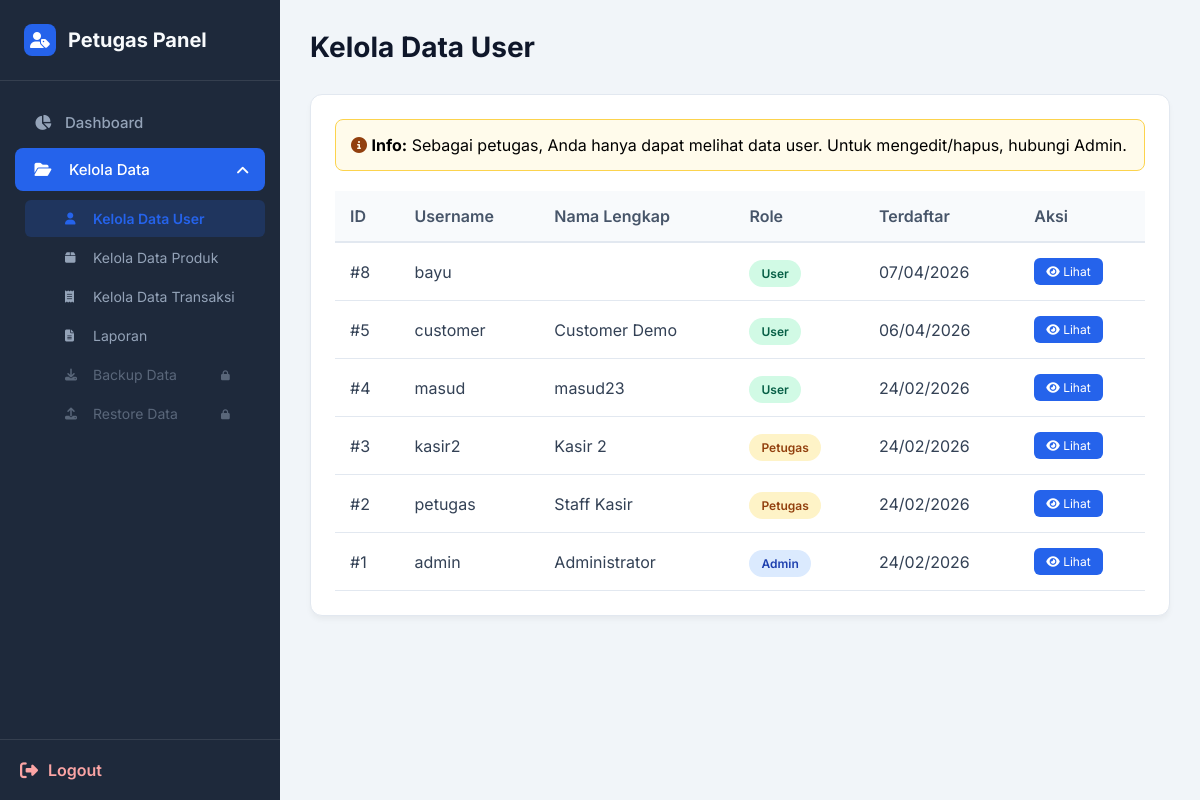
/petugas/kelola_data_user.php (signed in), run on the app's committed database.
### tables this page shows
CREATE TABLE `users` (
  `id` int(11) NOT NULL AUTO_INCREMENT,
  `username` varchar(50) NOT NULL,
  `password` varchar(255) NOT NULL,
  `nama_lengkap` varchar(100) NOT NULL,
  `email` varchar(100) DEFAULT NULL,
  `no_hp` varchar(20) DEFAULT NULL,
  `alamat` text DEFAULT NULL,
  `role` enum('admin','petugas','user') DEFAULT 'user',
  `created_at` timestamp NOT NULL DEFAULT current_timestamp(),
  PRIMARY KEY (`id`),
  UNIQUE KEY `username` (`username`),
  KEY `idx_id` (`id`)
);

### petugas/kelola_data_user.php (the view, shortened to what this page needs)
<?php
include '../config.php';
$users = mysqli_query($koneksi, "SELECT * FROM users ORDER BY id DESC");
?>
<!DOCTYPE html>
<html lang="id">
<head>
    <link rel="stylesheet" href="https://cdnjs.cloudflare.com/ajax/libs/font-awesome/6.4.0/css/all.min.css">
</head>
<body>
    <div class="sidebar" id="sidebar">
        <div class="sidebar-header">
            <div class="brand-logo"><i class="fas fa-user-tag"></i></div>
            <div class="sidebar-title">Petugas Panel</div>
        </div>
        <div class="sidebar-menu">
            <a href="dashboard.php" class="menu-item"><i class="fas fa-chart-pie"></i> Dashboard</a>
            <div class="menu-item dropdown-toggle active" onclick="toggleDropdown()">
                <span><i class="fas fa-folder-open"></i> Kelola Data</span>
            </div>
            <div class="dropdown-menu show" id="dropdownMenu">
                <a href="kelola_data_user.php" class="dropdown-item active"><i class="fas fa-user"></i> Kelola Data User</a>
                <a href="kelola_data_produk.php" class="dropdown-item"><i class="fas fa-box"></i> Kelola Data Produk</a>
                <a href="kelola_data_transaksi.php" class="dropdown-item"><i class="fas fa-receipt"></i> Kelola Data Transaksi</a>
                <a href="laporan.php" class="dropdown-item"><i class="fas fa-file-alt"></i> Laporan</a>
                <a href="#" class="dropdown-item disabled"><i class="fas fa-download"></i> Backup Data <i class="fas fa-lock" style="margin-left: auto; font-size: 10px;"></i></a>
                <a href="#" class="dropdown-item disabled"><i class="fas fa-upload"></i> Restore Data <i class="fas fa-lock" style="margin-left: auto; font-size: 10px;"></i></a>
            </div>
        </div>
        <div class="sidebar-footer">
            <a href="../auth/logout.php" class="logout-btn"><i class="fas fa-sign-out-alt"></i> Logout</a>
        </div>
    </div>
    <div class="main-content">
        <div class="page-header">
            <h1 class="page-title">Kelola Data User</h1>
        </div>
        <div class="card">
            <div style="background: #fffbeb; border: 1px solid #fcd34d; padding: 15px; border-radius: 8px; margin-bottom: 20px;">
                <i class="fas fa-info-circle" style="color: #92400e;"></i>
                <strong>Info:</strong> Sebagai petugas, Anda hanya dapat melihat data user. Untuk mengedit/hapus, hubungi Admin.
            </div>
            <div class="table-container">
                <table class="table">
                    <thead>
                        <tr>
                            <th>ID</th>
                            <th>Username</th>
                            <th>Nama Lengkap</th>
                            <th>Role</th>
                            <th>Terdaftar</th>
                            <th>Aksi</th>
                        </tr>
                    </thead>
                    <tbody>
                        <?php while($row = mysqli_fetch_assoc($users)): ?>
                        <tr>
                            <td>#<?= $row['id'] ?></td>
                            <td><?= htmlspecialchars($row['username']) ?></td>
                            <td><?= htmlspecialchars($row['nama_lengkap']) ?></td>
                            <td>
                                <span class="badge badge-<?= $row['role'] ?>"><?= ucfirst($row['role']) ?></span>
                            </td>
                            <td><?= date('d/m/Y', strtotime($row['created_at'])) ?></td>
                            <td>
                                <button class="btn-view" onclick="alert('Detail User: <?= htmlspecialchars($row['username']) ?>')">
                                    <i class="fas fa-eye"></i> Lihat
                                </button>
                            </td>
                        </tr>
                        <?php endwhile; ?>
                    </tbody>
                </table>
            </div>
        </div>
    </div>
</body>
</html>

### petugas/kelola_data_user.php (style rules this page uses)
:root { --primary: #2563eb; --bg-body: #f1f5f9; --bg-sidebar: #1e293b; --text-light: #f8fafc; --text-dark: #0f172a; }
* { box-sizing: border-box; margin: 0; padding: 0; font-family: 'Inter', sans-serif; }
body { background-color: var(--bg-body); display: flex; min-height: 100vh; }
a { text-decoration: none; }
.sidebar { width: 280px; background-color: var(--bg-sidebar); position: fixed; top: 0; left: 0; height: 100vh; display: flex; flex-direction: column; transition: transform 0.3s; z-index: 1000; }
.sidebar-header { padding: 24px; border-bottom: 1px solid rgba(255,255,255,0.1); display: flex; align-items: center; gap: 12px; }
.brand-logo { width: 32px; height: 32px; background: var(--primary); border-radius: 8px; display: flex; align-items: center; justify-content: center; color: white; font-weight: bold; }
.sidebar-title { font-size: 20px; font-weight: 700; color: var(--text-light); }
.sidebar-menu { padding: 20px 15px; flex: 1; overflow-y: auto; }
.menu-item { display: flex; align-items: center; padding: 12px 16px; color: #94a3b8; font-size: 15px; font-weight: 500; border-radius: 8px; margin-bottom: 4px; transition: all 0.2s; cursor: pointer; }
.menu-item.active { background-color: var(--primary); color: white; }
.menu-item i { width: 24px; margin-right: 10px; text-align: center; }
.dropdown-toggle { justify-content: space-between; }
.dropdown-toggle::after { content: '\f107'; font-family: 'Font Awesome 6 Free'; font-weight: 900; transition: transform 0.3s; }
.dropdown-toggle.active::after { transform: rotate(180deg); }
.dropdown-menu { max-height: 0; overflow: hidden; transition: max-height 0.3s ease-out; padding-left: 10px; }
.dropdown-menu.show { max-height: 500px; padding-top: 5px; }
.dropdown-item { display: flex; align-items: center; padding: 10px 16px 10px 40px; color: #94a3b8; font-size: 14px; border-radius: 6px; margin-bottom: 2px; }
.dropdown-item.active { background-color: rgba(37, 99, 235, 0.2); color: var(--primary); font-weight: 600; }
.dropdown-item i { width: 20px; margin-right: 8px; font-size: 12px; }
.dropdown-item.disabled { opacity: 0.5; cursor: not-allowed; }
.sidebar-footer { padding: 20px; border-top: 1px solid rgba(255,255,255,0.1); }
.logout-btn { display: flex; align-items: center; color: #fca5a5; font-weight: 600; transition: color 0.2s; }
.logout-btn i { margin-right: 10px; font-size: 18px; }
.main-content { margin-left: 280px; flex: 1; padding: 30px; transition: margin-left 0.3s; }
.page-header { display: flex; justify-content: space-between; align-items: center; margin-bottom: 30px; }
.page-title { font-size: 28px; font-weight: 700; color: var(--text-dark); }
.card { background: white; border-radius: 12px; box-shadow: 0 4px 6px -1px rgba(0,0,0,0.05); padding: 24px; border: 1px solid #e2e8f0; }
.table-container { overflow-x: auto; margin-top: 20px; }
.table { width: 100%; border-collapse: collapse; }
.table th { text-align: left; padding: 15px; background: #f8fafc; color: #475569; font-weight: 600; border-bottom: 2px solid #e2e8f0; }
.table td { padding: 15px; border-bottom: 1px solid #e2e8f0; color: #334155; }
.badge { padding: 6px 12px; border-radius: 20px; font-size: 12px; font-weight: 600; }
.badge-admin { background: #dbeafe; color: #1e40af; }
.badge-petugas { background: #fef3c7; color: #92400e; }
.badge-user { background: #d1fae5; color: #065f46; }
.btn-view { background: #2563eb; color: white; padding: 6px 12px; border-radius: 6px; border: none; cursor: pointer; font-size: 12px; }

### data on the page
users: id "8", username "bayu", role "User", created_at "07/04/2026"
users: id "5", username "customer", nama_lengkap "Customer Demo", role "User", created_at "06/04/2026"
users: id "4", username "masud", nama_lengkap "masud23", role "User", created_at "24/02/2026"
users: id "3", username "kasir2", nama_lengkap "Kasir 2", role "Petugas", created_at "24/02/2026"
users: id "2", username "petugas", nama_lengkap "Staff Kasir", role "Petugas", created_at "24/02/2026"
users: id "1", username "admin", nama_lengkap "Administrator", role "Admin", created_at "24/02/2026"
